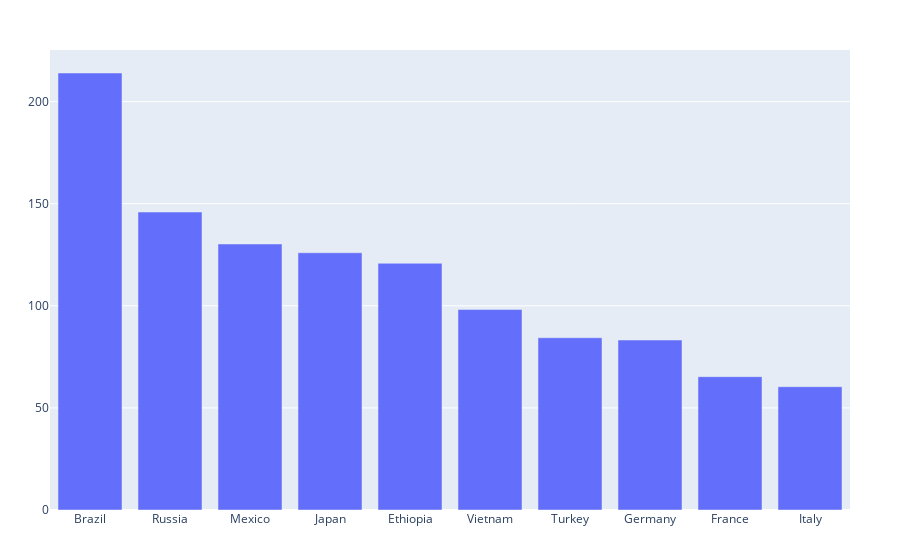

The notebook cell this image was saved under:
### Code cell
fig = go.Figure(
    data=go.Bar(  
        x=country_data_sorted['country'],
        y=country_data_sorted['population_millions'],
        # text=country_data_sorted['population_millions']
    )
)

# The titles are part of the layout, not the data
# fig.update_layout(
#     title='The total population in Brazil exceeds that of other countries',
#     xaxis_title='Country',
#     yaxis_title='Population (Millions)'
# )


# Customize the appearance of the bars and text labels
# fig.update_traces(
#     texttemplate='%{text:.0f}',  # Format text labels to whole numbers (0 decimal places)
#     textposition='outside',  # Position text labels outside the bars
#     marker_color='#fe5a03',  # Set all bars to orange
# )

# Customize the layout of the chart
fig.update_layout(
    xaxis_title=None,  # Remove the x-axis title
    yaxis_title=None,  # Remove the y-axis title
    showlegend=False,  # Hide the legend
    xaxis=dict(tickangle=0),  # Keep x-axis labels horizontal
    margin=dict(t=50, b=50, l=50, r=50),  # Adjust margins around the chart
    coloraxis_showscale=False,  # Hide the color scale
#     plot_bgcolor='white',  # Set the background color to white
#     yaxis=dict(gridcolor='black', gridwidth=1, griddash='dot')  # Add dotted black gridlines to the y-axis
#     hoverlabel=dict(
#         bgcolor='white',  # Set the tooltip background color to white
#         font=dict(
#             color='black',  # Set the font color to black for better contrast
#             size=12  # Set the font size
#         )
#     )
)

# Show the updated interactive plot
fig.show()

### Figure 1 — Plotly figure (JSON) as saved in the notebook; plotly's stock layout.template omitted (floating-point values rounded to 4 significant figures)
{"data": [{"type": "bar", "x": ["Brazil", "Russia", "Mexico", "Japan", "Ethiopia", "Vietnam", "Turkey", "Germany", "France", "Italy"], "y": [214.0, 145.9, 130.3, 126.0, 120.8, 98.17, 84.34, 83.24, 65.27, 60.37]}], "layout": {"coloraxis": {"showscale": false}, "margin": {"b": 50, "l": 50, "r": 50, "t": 50}, "showlegend": false, "xaxis": {"tickangle": 0, "title": {}}, "yaxis": {"title": {}}}}
